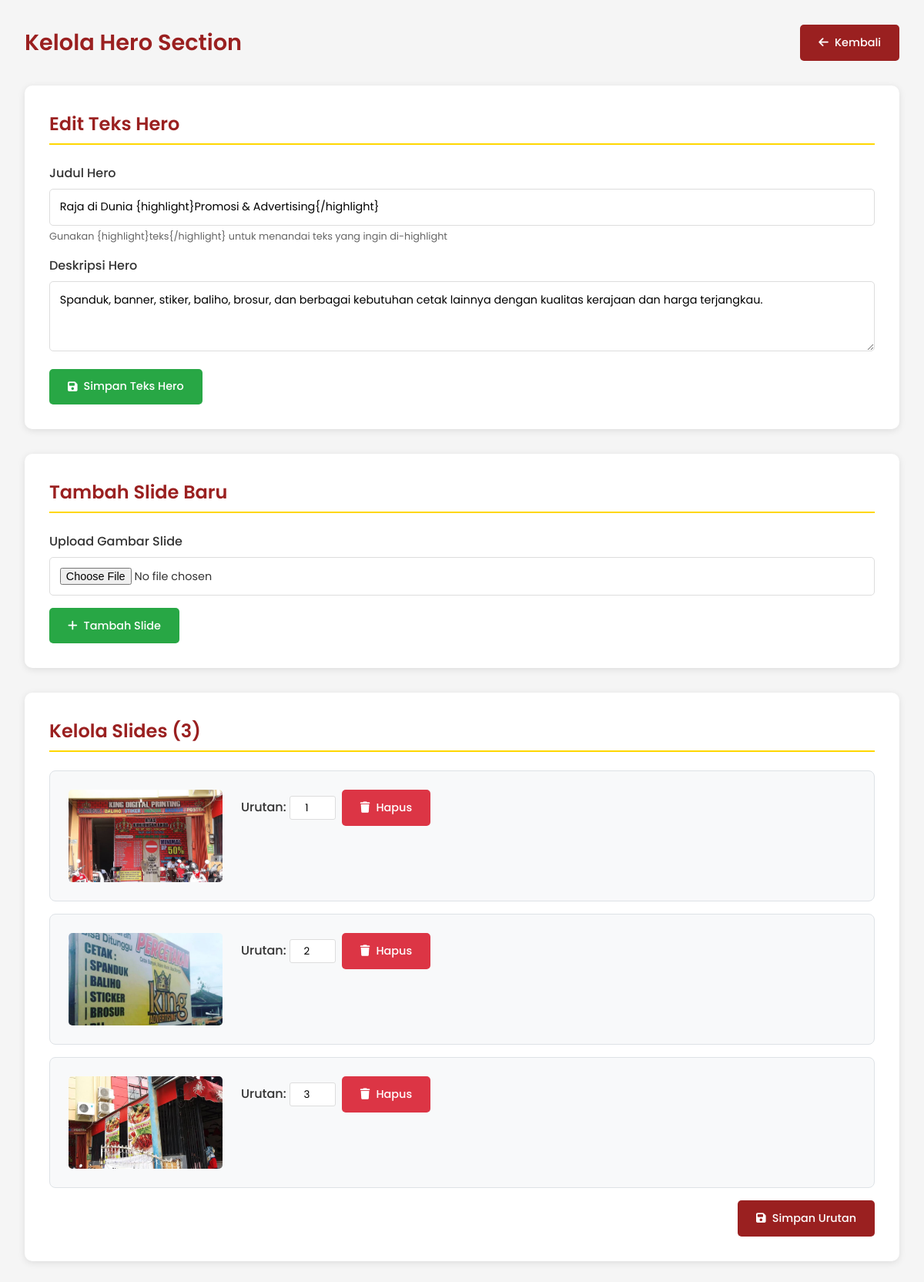
/kelola-hero.php (signed in), run on the app's committed database.
### tables this page shows
CREATE TABLE website_sections (
    id INT PRIMARY KEY AUTO_INCREMENT,
    section_name VARCHAR(100) UNIQUE,
    title TEXT,
    subtitle TEXT,
    description TEXT,
    additional_info TEXT,  
    meta_data TEXT,  
    is_active BOOLEAN DEFAULT true,
    sort_order INT DEFAULT 0,
    updated_at TIMESTAMP DEFAULT CURRENT_TIMESTAMP ON UPDATE CURRENT_TIMESTAMP
);

CREATE TABLE website_hero_slides (
    id INT PRIMARY KEY AUTO_INCREMENT,
    image_path VARCHAR(255),
    title VARCHAR(255),
    subtitle VARCHAR(255),
    button_text VARCHAR(100),
    button_link VARCHAR(255),
    sort_order INT DEFAULT 0,
    is_active BOOLEAN DEFAULT true,
    created_at TIMESTAMP DEFAULT CURRENT_TIMESTAMP
);

### kelola-hero.php (the view, shortened to what this page needs)
<?php
require_once 'config.php';
$hero_section = [];
$result = $conn->query("SELECT * FROM website_sections WHERE section_name = 'hero'");
if ($result && $result->num_rows > 0) {
    $hero_section = $result->fetch_assoc();
}
$hero_slides = [];
$result = $conn->query("SELECT * FROM website_hero_slides ORDER BY sort_order");
if ($result) {
    while($row = $result->fetch_assoc()) {
        $hero_slides[] = $row;
    }
}
?>
<!DOCTYPE html>
<html lang="id">
<head>
    <link rel="stylesheet" href="https://cdnjs.cloudflare.com/ajax/libs/font-awesome/6.4.0/css/all.min.css">
</head>
<body>
    <div class="admin-container">
        <header class="main-header">
            <h1>Kelola Hero Section</h1>
            <a href="kelola-tampilan.php" class="btn btn-primary">
                <i class="fas fa-arrow-left"></i> Kembali
            </a>
        </header>
        <div class="form-section">
            <h2 class="section-title">Edit Teks Hero</h2>
            <form method="POST">
                <div class="form-group">
                    <label>Judul Hero</label>
                    <input type="text" name="title" class="form-control"
                           value="<?php echo htmlspecialchars($hero_section['title'] ?? 'Raja di Dunia {highlight}Promosi & Advertising{/highlight}'); ?>"
                           required>
                    <div class="help-text">Gunakan {highlight}teks{/highlight} untuk menandai teks yang ingin di-highlight</div>
                </div>
                <div class="form-group">
                    <label>Deskripsi Hero</label>
                    <textarea name="subtitle" class="form-control" rows="3" required><?php echo htmlspecialchars($hero_section['subtitle'] ?? 'Spanduk, banner, stiker, baliho, brosur, dan berbagai kebutuhan cetak lainnya dengan kualitas kerajaan dan harga terjangkau.'); ?></textarea>
                </div>
                <button type="submit" name="update_hero_text" class="btn btn-success">
                    <i class="fas fa-save"></i> Simpan Teks Hero
                </button>
            </form>
        </div>
        <div class="form-section">
            <h2 class="section-title">Tambah Slide Baru</h2>
            <form method="POST" enctype="multipart/form-data">
                <div class="form-group">
                    <label>Upload Gambar Slide</label>
                    <input type="file" name="slide_image" accept="image/*" class="form-control" required>
                </div>
                <button type="submit" name="add_slide" class="btn btn-success">
                    <i class="fas fa-plus"></i> Tambah Slide
                </button>
            </form>
        </div>
        <div class="form-section">
            <h2 class="section-title">Kelola Slides (<?php echo count($hero_slides); ?>)</h2>
            <?php if (empty($hero_slides)): ?>
                <p style="text-align: center; color: #666; padding: 2rem;">Belum ada slides.</p>
            <?php else: ?>
                <form method="POST" id="orderForm">
                    <div class="slides-grid">
                        <?php foreach ($hero_slides as $slide): ?>
                        <div class="slide-card">
                            <div class="slide-preview">
                                <?php if ($slide['image_path'] && file_exists($slide['image_path'])): ?>
                                    <img src="<?php echo $slide['image_path']; ?>" alt="Slide <?php echo $slide['id']; ?>">
                                <?php else: ?>
                                    <div style="display: flex; align-items: center; justify-content: center; height: 100%; background: #e9ecef; color: #999;">
                                        <i class="fas fa-image fa-2x"></i>
                                    </div>
                                <?php endif; ?>
                            </div>
                            <div class="slide-info">
                                <div class="slide-actions">
                                    <span>Urutan:
                                        <input type="number" name="slide_order[<?php echo $slide['id']; ?>]"
                                            value="<?php echo $slide['sort_order']; ?>" min="1" style="width: 60px;">
                                    </span>
                                    <form method="POST" style="display: inline;">
                                        <button type="submit" name="delete_slide" class="btn btn-danger"
                                                onclick="return confirm('Hapus slide ini?')">
                                            <i class="fas fa-trash"></i> Hapus
                                        </button>
                                    </form>
                                </div>
                            </div>
                        </div>
                        <?php endforeach; ?>
                    </div>
                    <div style="margin-top: 1rem; text-align: right;">
                        <button type="submit" name="update_order" class="btn btn-primary">
                            <i class="fas fa-save"></i> Simpan Urutan
                        </button>
                    </div>
                </form>
            <?php endif; ?>
        </div>
    </div>
</body>
</html>

### kelola-hero.php (style rules this page uses)
* { margin: 0; padding: 0; box-sizing: border-box; font-family: 'Poppins', sans-serif; }
body { background: #f5f5f5; color: #333; font-family: 'Poppins', sans-serif; }
.admin-container { max-width: 1200px; margin: 0 auto; padding: 2rem; }
.main-header { display: flex; justify-content: space-between; align-items: center; margin-bottom: 2rem; }
.main-header h1 { color: #9a2020; font-size: 1.8rem; font-weight: 600; }
.form-section { background: white; border-radius: 10px; padding: 2rem; margin-bottom: 2rem; box-shadow: 0 2px 10px rgba(0,0,0,0.1); }
.section-title { color: #9a2020; margin-bottom: 1.5rem; border-bottom: 2px solid #FFD700; padding-bottom: 0.5rem; font-weight: 600; }
.form-group { margin-bottom: 1rem; }
.form-group label { display: block; margin-bottom: 0.5rem; font-weight: 500; color: #333; }
.form-control { width: 100%; padding: 0.8rem; border: 1px solid #ddd; border-radius: 5px; font-family: 'Poppins', sans-serif; font-size: 0.9rem; }
.btn { padding: 0.8rem 1.5rem; border: none; border-radius: 5px; cursor: pointer; text-decoration: none; display: inline-flex; align-items: center; gap: 8px; font-family: 'Poppins', sans-serif; font-weight: 500; font-size: 0.9rem; transition: all 0.3s; }
.btn-primary { background: #9a2020; color: white; }
.btn-success { background: #28a745; color: white; }
.btn-danger { background: #dc3545; color: white; }
.slides-grid { display: grid; gap: 1rem; }
.slide-card { background: #f8f9fa; border: 1px solid #dee2e6; border-radius: 8px; padding: 1.5rem; display: flex; gap: 1.5rem; align-items: flex-start; }
.slide-preview { width: 200px; height: 120px; border-radius: 5px; overflow: hidden; flex-shrink: 0; }
.slide-preview img { width: 100%; height: 100%; object-fit: cover; }
.slide-info { flex: 1; }
.slide-actions { display: flex; gap: 0.5rem; flex-wrap: wrap; align-items: center; }
.slide-actions span { font-weight: 500; color: #333; }
.slide-actions input { width: 60px; padding: 0.3rem; border: 1px solid #ddd; border-radius: 3px; text-align: center; }
.help-text { font-size: 0.8rem; color: #666; margin-top: 0.3rem; font-family: 'Poppins', sans-serif; }

### data on the page
website_sections: title "Raja di Dunia {highlight}Promosi & Advertising{/highlight}", subtitle "Spanduk, banner, stiker, baliho, brosur, dan berbagai kebutuhan cetak lainnya dengan kualitas kerajaan dan harga terjangkau."
website_hero_slides: image_path (picture), id+sort_order "1"
website_hero_slides: image_path (picture), id+sort_order "2"
website_hero_slides: image_path (picture), id+sort_order "3"

### other printed values
count($hero_slides) "3"
